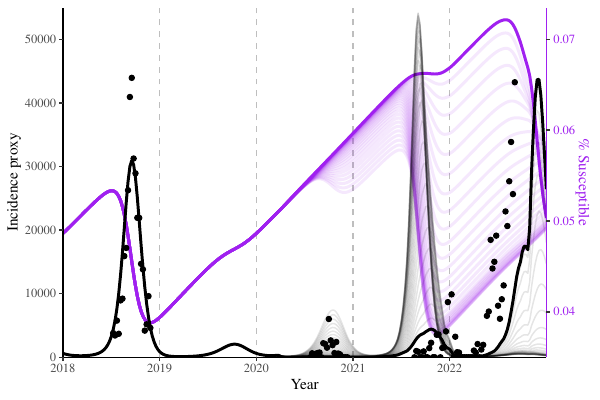

The script that saved this image:
library(ggplot2); theme_set(theme_bw(base_family = "Times"))
library(tidyr)
library(dplyr)
library(deSolve)
library(egg)
source("../R/simulate_sir_deterministic.R")

load("../data_processed/data_processed_mobility_us.rda")
load("../data_processed/data_processed_d68_nvsn.rda")
load("../fit/fit_nonpi.rda")
load("../fit/fit_npi_mobility.rda")

fit_nonpi_best <- fit_nonpi %>%
    filter(logLik==max(logLik))

fit_npi_mobility2 <- fit_npi_mobility %>%
    mutate(
        C=c(NA, diff(C))
    )

fit_npi_mobility_best <- fit_npi_mobility2 %>%
    filter(logLik==max(logLik))

g1 <- ggplot(fit_npi_mobility_best) +
    geom_vline(xintercept=2018:2023, col="gray", lty=2) +
    geom_line(data=fit_npi_mobility2, aes(time/52-24+2018, (S-35000)/0.7, group=sim), lwd=1, col="purple", alpha=0.1) +
    geom_line(aes(time/52-24+2018, (S-35000)/0.7), lwd=1, col="purple") +
    geom_line(data=fit_npi_mobility2, aes(time/52-24+2018, c(C*fit_nonpi_best$scale[1]), group=sim), col="black", alpha=0.1) +
    geom_line(aes(time/52-24+2018, c(C*fit_nonpi_best$scale[1])), lwd=1, col="black") +
    geom_point(data=data_processed_d68_nvsn, aes(year+week/52, proxy)) +
    scale_x_continuous("Year", limits=c(2018, 2023), expand=c(0, 0),
                       breaks=2018:2022) +
    scale_y_continuous("Incidence proxy", limits=c(0, 55000), expand=c(0, 0),
                       sec.axis = sec_axis(~(.*0.7+35000)/1e6,
                                           name="% Susceptible")) +
    theme(
        panel.grid = element_blank(),
        panel.border = element_blank(),
        axis.line = element_line(),
        axis.line.y.right = element_line(color="purple"),
        axis.title.y.right = element_text(color="purple"),
        axis.text.y.right = element_text(color="purple")
    )

ggsave("figure2_biennial_mob.pdf", g1, width=6, height=4)
